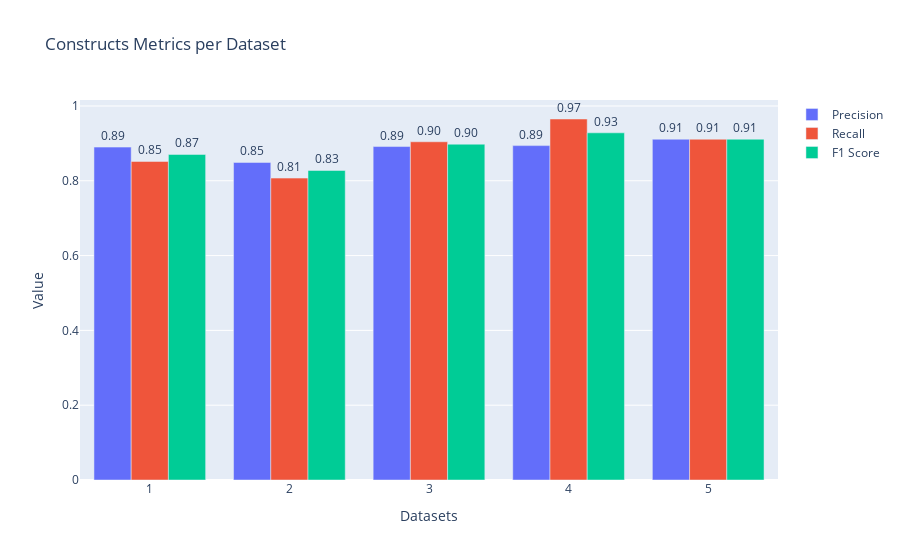
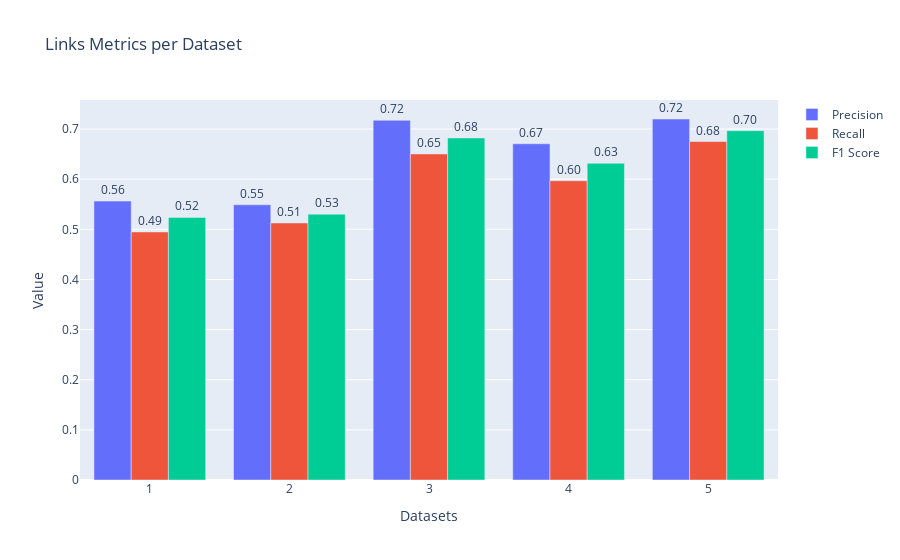
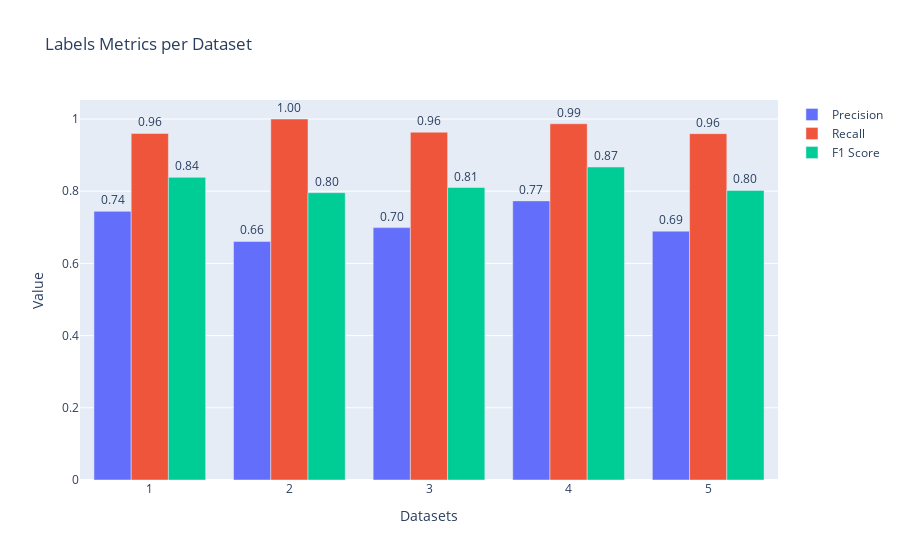

Notebook code for these charts, in order:
### Code cell
# Function to create a grouped bar chart with values displayed for a given category
def create_grouped_bar_chart_with_values(df, category):
    category_df = df[df['Category'] == category]
    fig = px.bar(category_df, x="Version", y="Value", color="Metric",
                 barmode='group',  # This specifies that we want grouped bars, not stacked
                 text="Value",  # Display the value on the bar
                 title=f"{category} Metrics per Dataset",
                 labels={'Metric':''})  # Renames the Metric label to remove 'Metric='
    
    # Update the layout to display the text on the bars
    fig.update_traces(texttemplate='%{text:.2f}', textposition='outside')
    fig.update_layout(xaxis_title="Datasets", yaxis_title="Value", uniformtext_minsize=8, uniformtext_mode='hide')
    
    return fig

# Create plots for Constructs, Links, and Labels
constructs_fig = create_grouped_bar_chart_with_values(all_metrics, 'Constructs')
links_fig = create_grouped_bar_chart_with_values(all_metrics, 'Links')
labels_fig = create_grouped_bar_chart_with_values(all_metrics, 'Labels')

# Display the plots
constructs_fig.show()
links_fig.show()
labels_fig.show()

### Figure 1 — Plotly figure (JSON) as saved in the notebook; plotly's stock layout.template omitted (floating-point values rounded to 4 significant figures)
{"data": [{"alignmentgroup": "True", "hovertemplate": "=Precision<br>Version=%{x}<br>Value=%{text}<extra></extra>", "legendgroup": "Precision", "marker": {"color": "#636efa", "pattern": {"shape": ""}}, "name": "Precision", "offsetgroup": "Precision", "orientation": "v", "showlegend": true, "text": [0.89, 0.8491, 0.8915, 0.894, 0.9111], "textposition": "outside", "texttemplate": "%{text:.2f}", "type": "bar", "x": ["1", "2", "3", "4", "5"], "xaxis": "x", "y": [0.89, 0.8491, 0.8915, 0.894, 0.9111], "yaxis": "y"}, {"alignmentgroup": "True", "hovertemplate": "=Recall<br>Version=%{x}<br>Value=%{text}<extra></extra>", "legendgroup": "Recall", "marker": {"color": "#EF553B", "pattern": {"shape": ""}}, "name": "Recall", "offsetgroup": "Recall", "orientation": "v", "showlegend": true, "text": [0.8517, 0.8072, 0.9043, 0.9652, 0.9111], "textposition": "outside", "texttemplate": "%{text:.2f}", "type": "bar", "x": ["1", "2", "3", "4", "5"], "xaxis": "x", "y": [0.8517, 0.8072, 0.9043, 0.9652, 0.9111], "yaxis": "y"}, {"alignmentgroup": "True", "hovertemplate": "=F1 Score<br>Version=%{x}<br>Value=%{text}<extra></extra>", "legendgroup": "F1 Score", "marker": {"color": "#00cc96", "pattern": {"shape": ""}}, "name": "F1 Score", "offsetgroup": "F1 Score", "orientation": "v", "showlegend": true, "text": [0.8704, 0.8276, 0.8979, 0.9282, 0.9111], "textposition": "outside", "texttemplate": "%{text:.2f}", "type": "bar", "x": ["1", "2", "3", "4", "5"], "xaxis": "x", "y": [0.8704, 0.8276, 0.8979, 0.9282, 0.9111], "yaxis": "y"}], "layout": {"barmode": "group", "legend": {"title": {"text": ""}, "tracegroupgap": 0}, "title": {"text": "Constructs Metrics per Dataset"}, "uniformtext": {"minsize": 8, "mode": "hide"}, "xaxis": {"anchor": "y", "domain": [0, 1], "title": {"text": "Datasets"}}, "yaxis": {"anchor": "x", "domain": [0, 1], "title": {"text": "Value"}}}}

### Figure 2 — Plotly figure (JSON) as saved in the notebook; plotly's stock layout.template omitted (floating-point values rounded to 4 significant figures)
{"data": [{"alignmentgroup": "True", "hovertemplate": "=Precision<br>Version=%{x}<br>Value=%{text}<extra></extra>", "legendgroup": "Precision", "marker": {"color": "#636efa", "pattern": {"shape": ""}}, "name": "Precision", "offsetgroup": "Precision", "orientation": "v", "showlegend": true, "text": [0.5562, 0.5489, 0.7174, 0.6706, 0.72], "textposition": "outside", "texttemplate": "%{text:.2f}", "type": "bar", "x": ["1", "2", "3", "4", "5"], "xaxis": "x", "y": [0.5562, 0.5489, 0.7174, 0.6706, 0.72], "yaxis": "y"}, {"alignmentgroup": "True", "hovertemplate": "=Recall<br>Version=%{x}<br>Value=%{text}<extra></extra>", "legendgroup": "Recall", "marker": {"color": "#EF553B", "pattern": {"shape": ""}}, "name": "Recall", "offsetgroup": "Recall", "orientation": "v", "showlegend": true, "text": [0.4947, 0.5127, 0.6502, 0.5969, 0.675], "textposition": "outside", "texttemplate": "%{text:.2f}", "type": "bar", "x": ["1", "2", "3", "4", "5"], "xaxis": "x", "y": [0.4947, 0.5127, 0.6502, 0.5969, 0.675], "yaxis": "y"}, {"alignmentgroup": "True", "hovertemplate": "=F1 Score<br>Version=%{x}<br>Value=%{text}<extra></extra>", "legendgroup": "F1 Score", "marker": {"color": "#00cc96", "pattern": {"shape": ""}}, "name": "F1 Score", "offsetgroup": "F1 Score", "orientation": "v", "showlegend": true, "text": [0.5237, 0.5302, 0.6822, 0.6316, 0.6968], "textposition": "outside", "texttemplate": "%{text:.2f}", "type": "bar", "x": ["1", "2", "3", "4", "5"], "xaxis": "x", "y": [0.5237, 0.5302, 0.6822, 0.6316, 0.6968], "yaxis": "y"}], "layout": {"barmode": "group", "legend": {"title": {"text": ""}, "tracegroupgap": 0}, "title": {"text": "Links Metrics per Dataset"}, "uniformtext": {"minsize": 8, "mode": "hide"}, "xaxis": {"anchor": "y", "domain": [0, 1], "title": {"text": "Datasets"}}, "yaxis": {"anchor": "x", "domain": [0, 1], "title": {"text": "Value"}}}}

### Figure 3 — Plotly figure (JSON) as saved in the notebook; plotly's stock layout.template omitted (floating-point values rounded to 4 significant figures)
{"data": [{"alignmentgroup": "True", "hovertemplate": "=Precision<br>Version=%{x}<br>Value=%{text}<extra></extra>", "legendgroup": "Precision", "marker": {"color": "#636efa", "pattern": {"shape": ""}}, "name": "Precision", "offsetgroup": "Precision", "orientation": "v", "showlegend": true, "text": [0.7442, 0.6609, 0.6991, 0.7732, 0.6893], "textposition": "outside", "texttemplate": "%{text:.2f}", "type": "bar", "x": ["1", "2", "3", "4", "5"], "xaxis": "x", "y": [0.7442, 0.6609, 0.6991, 0.7732, 0.6893], "yaxis": "y"}, {"alignmentgroup": "True", "hovertemplate": "=Recall<br>Version=%{x}<br>Value=%{text}<extra></extra>", "legendgroup": "Recall", "marker": {"color": "#EF553B", "pattern": {"shape": ""}}, "name": "Recall", "offsetgroup": "Recall", "orientation": "v", "showlegend": true, "text": [0.96, 1, 0.9634, 0.9868, 0.9595], "textposition": "outside", "texttemplate": "%{text:.2f}", "type": "bar", "x": ["1", "2", "3", "4", "5"], "xaxis": "x", "y": [0.96, 1, 0.9634, 0.9868, 0.9595], "yaxis": "y"}, {"alignmentgroup": "True", "hovertemplate": "=F1 Score<br>Version=%{x}<br>Value=%{text}<extra></extra>", "legendgroup": "F1 Score", "marker": {"color": "#00cc96", "pattern": {"shape": ""}}, "name": "F1 Score", "offsetgroup": "F1 Score", "orientation": "v", "showlegend": true, "text": [0.8384, 0.7958, 0.8103, 0.8671, 0.8023], "textposition": "outside", "texttemplate": "%{text:.2f}", "type": "bar", "x": ["1", "2", "3", "4", "5"], "xaxis": "x", "y": [0.8384, 0.7958, 0.8103, 0.8671, 0.8023], "yaxis": "y"}], "layout": {"barmode": "group", "legend": {"title": {"text": ""}, "tracegroupgap": 0}, "title": {"text": "Labels Metrics per Dataset"}, "uniformtext": {"minsize": 8, "mode": "hide"}, "xaxis": {"anchor": "y", "domain": [0, 1], "title": {"text": "Datasets"}}, "yaxis": {"anchor": "x", "domain": [0, 1], "title": {"text": "Value"}}}}
